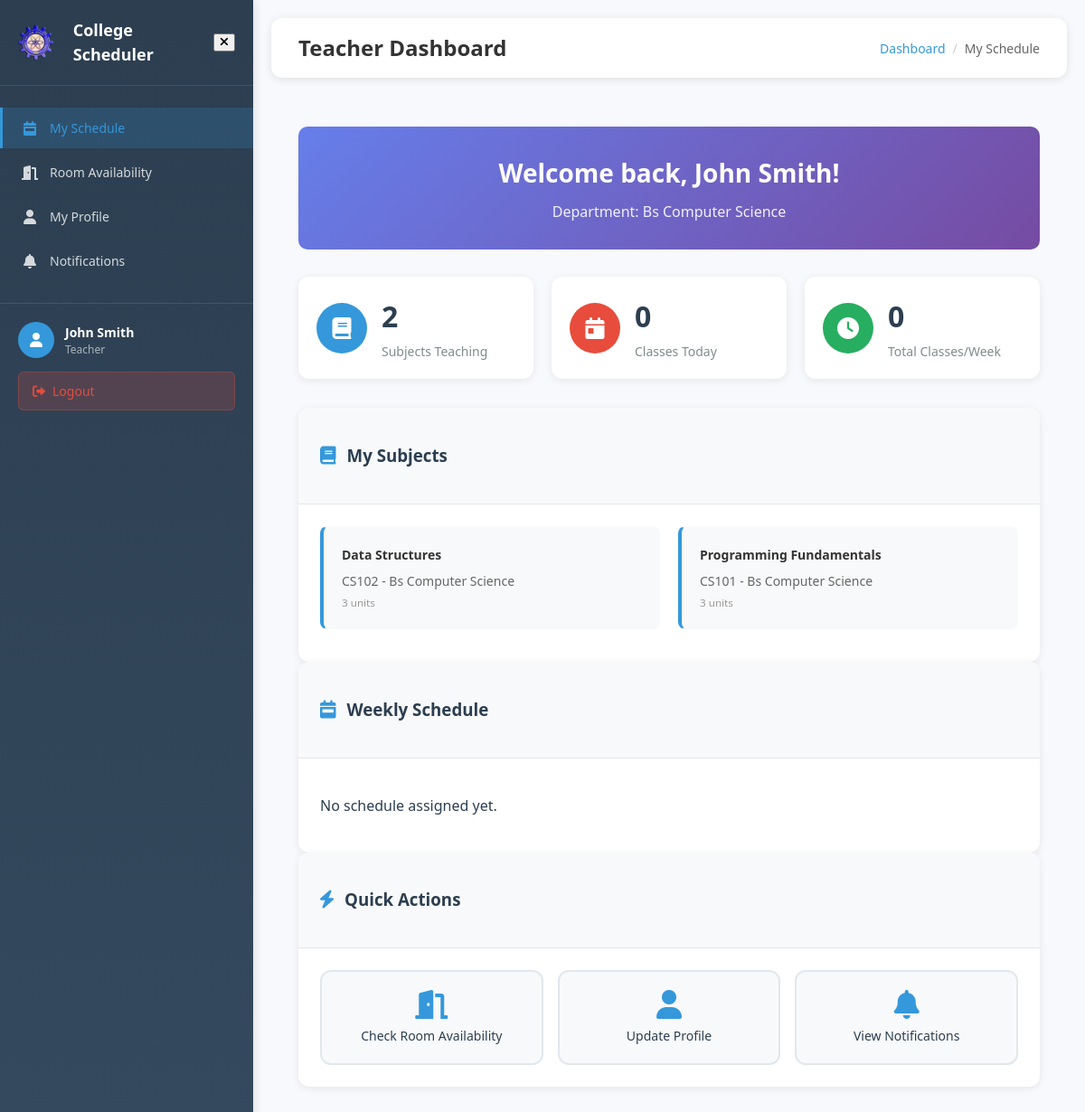
The page /teacher_dashboard.php (signed in) on the database its author committed.
### tables this page shows
CREATE TABLE IF NOT EXISTS teachers (
    id INT AUTO_INCREMENT PRIMARY KEY,
    username VARCHAR(50) UNIQUE NOT NULL,
    password VARCHAR(255) NOT NULL,
    first_name VARCHAR(50) NOT NULL,
    last_name VARCHAR(50) NOT NULL,
    email VARCHAR(100),
    department_id INT,
    employment_type ENUM('full_time', 'part_time') NOT NULL,
    monthly_hours INT DEFAULT 160,  
    daily_hours INT DEFAULT 8,      
    created_at TIMESTAMP DEFAULT CURRENT_TIMESTAMP,
    FOREIGN KEY (department_id) REFERENCES departments(id) ON DELETE SET NULL
);

CREATE TABLE IF NOT EXISTS departments (
    id INT AUTO_INCREMENT PRIMARY KEY,
    name VARCHAR(100) NOT NULL,
    created_at TIMESTAMP DEFAULT CURRENT_TIMESTAMP
);

CREATE TABLE IF NOT EXISTS subjects (
    id INT AUTO_INCREMENT PRIMARY KEY,
    name VARCHAR(100) NOT NULL,
    code VARCHAR(20) UNIQUE NOT NULL,
    department_id INT,
    course_id INT,
    year_level_id INT,
    units INT DEFAULT 3,
    hours_per_week INT DEFAULT 3,
    description TEXT,
    created_at TIMESTAMP DEFAULT CURRENT_TIMESTAMP,
    FOREIGN KEY (department_id) REFERENCES departments(id) ON DELETE CASCADE,
    FOREIGN KEY (course_id) REFERENCES courses(id) ON DELETE CASCADE,
    FOREIGN KEY (year_level_id) REFERENCES year_levels(id) ON DELETE CASCADE
);

### teacher_dashboard.php (the view, shortened to what this page needs)
<?php
require 'config.php';
require_once 'includes/sidebar_new.php';
$teacher_id = $_SESSION['teacher_id'];
$teacher = $mysqli->query("
    SELECT t.*, d.name as department_name
    FROM teachers t
    LEFT JOIN departments d ON t.department_id = d.id
    WHERE t.id = '$teacher_id'
")->fetch_assoc();
$teacherSubjects = $mysqli->query("
    SELECT s.*, d.name as department_name
    FROM subjects s
    LEFT JOIN departments d ON s.department_id = d.id
    LEFT JOIN teacher_subjects ts ON s.id = ts.subject_id
    WHERE ts.teacher_id = $teacher_id
    ORDER BY s.name
")->fetch_all(MYSQLI_ASSOC);
$schedule = $mysqli->query("
    SELECT s.*, sub.name as subject_name, sub.code as subject_code,
           r.name as room_name, r.location as room_location,
           sec.name as section_name
    FROM schedules s
    LEFT JOIN subjects sub ON s.subject_id = sub.id
    LEFT JOIN rooms r ON s.room_id = r.id
    LEFT JOIN sections sec ON s.section_id = sec.id
    WHERE s.teacher_id = $teacher_id
    ORDER BY
        CASE s.day_of_week
            WHEN 'Monday' THEN 1
            WHEN 'Tuesday' THEN 2
            WHEN 'Wednesday' THEN 3
            WHEN 'Thursday' THEN 4
            WHEN 'Friday' THEN 5
            WHEN 'Saturday' THEN 6
            WHEN 'Sunday' THEN 7
        END,
        s.start_time
")->fetch_all(MYSQLI_ASSOC);
$stats = [
    'subjects' => count($teacherSubjects),
    'classes_today' => 0,
    'total_hours' => 0
];
?>
<html lang="en">
<head>
    <link rel="stylesheet" href="styles.css">
    <link rel="stylesheet" href="includes/sidebar.css">
    <link href="https://cdnjs.cloudflare.com/ajax/libs/font-awesome/6.0.0/css/all.min.css" rel="stylesheet">
</head>
<body>
    <?php renderSidebar('teacher', 'schedule'); ?>
    <div class="main-content">
        <div class="top-navbar">
            <div class="navbar-left">
                <h1 class="page-title">Teacher Dashboard</h1>
            </div>
            <div class="navbar-right">
                <div class="breadcrumb">
                    <a href="teacher_dashboard.php">Dashboard</a>
                    <span class="breadcrumb-separator">/</span>
                    <span>My Schedule</span>
                </div>
            </div>
        </div>
        <div class="content-area">
            <div class="welcome-section">
                <h2>Welcome back, <?php echo htmlspecialchars($teacher['first_name'] . ' ' . $teacher['last_name']); ?>!</h2>
                <p>Department: <?php echo htmlspecialchars($teacher['department_name']); ?></p>
            </div>
            <div class="stats-grid">
                <div class="stat-card">
                    <div class="stat-icon">
                        <i class="fas fa-book"></i>
                    </div>
                    <div class="stat-content">
                        <h3><?php echo $stats['subjects']; ?></h3>
                        <p>Subjects Teaching</p>
                    </div>
                </div>
                <div class="stat-card">
                    <div class="stat-icon">
                        <i class="fas fa-calendar-day"></i>
                    </div>
                    <div class="stat-content">
                        <h3><?php echo $stats['classes_today']; ?></h3>
                        <p>Classes Today</p>
                    </div>
                </div>
                <div class="stat-card">
                    <div class="stat-icon">
                        <i class="fas fa-clock"></i>
                    </div>
                    <div class="stat-content">
                        <h3><?php echo $stats['total_hours']; ?></h3>
                        <p>Total Classes/Week</p>
                    </div>
                </div>
            </div>
            <div class="dashboard-card">
                <div class="card-header">
                    <i class="fas fa-book"></i>
                    <h3>My Subjects</h3>
                </div>
                <div class="card-content">
                    <?php if (empty($teacherSubjects)): ?>
                        <p>No subjects assigned yet.</p>
                    <?php else: ?>
                        <div class="subjects-grid">
                            <?php foreach ($teacherSubjects as $subject): ?>
                                <div class="subject-item">
                                    <div class="subject-info">
                                        <h4><?php echo htmlspecialchars($subject['name']); ?></h4>
                                        <p><?php echo htmlspecialchars($subject['code']); ?> - <?php echo htmlspecialchars($subject['department_name']); ?></p>
                                        <small><?php echo $subject['units']; ?> units</small>
                                    </div>
                                </div>
                            <?php endforeach; ?>
                        </div>
                    <?php endif; ?>
                </div>
            </div>
            <div class="dashboard-card">
                <div class="card-header">
                    <i class="fas fa-calendar-week"></i>
                    <h3>Weekly Schedule</h3>
                </div>
                <div class="card-content">
                    <?php if (empty($schedule)): ?>
                        <p>No schedule assigned yet.</p>
                    <?php endif; ?>
                </div>
            </div>
            <div class="dashboard-card">
                <div class="card-header">
                    <i class="fas fa-bolt"></i>
                    <h3>Quick Actions</h3>
                </div>
                <div class="card-content">
                    <div class="quick-actions">
                        <a href="teacher_rooms.php" class="action-btn">
                            <i class="fas fa-door-open"></i>
                            <span>Check Room Availability</span>
                        </a>
                        <a href="teacher_profile.php" class="action-btn">
                            <i class="fas fa-user"></i>
                            <span>Update Profile</span>
                        </a>
                        <a href="teacher_notifications.php" class="action-btn">
                            <i class="fas fa-bell"></i>
                            <span>View Notifications</span>
                        </a>
                    </div>
                </div>
            </div>
        </div>
    </div>
</body>
</html>

### includes/sidebar_new.php (shortened to what this page needs)
<?php
function renderSidebar($userType, $activePage = '') {
    $menuItems = getMenuItems($userType);
    ?>
    <div class="sidebar" id="sidebar" role="navigation" aria-label="Main navigation">
        <div class="sidebar-header">
            <div class="sidebar-logo">
                <div class="logo-icon" style="background-image: url('picture/hi.png'); background-size: cover; background-position: center; width: 40px; height: 40px; border-radius: 50%; margin-right: 10px; display: inline-block;"></div>
                <span class="logo-text">College Scheduler</span>
            </div>
            <button class="close-btn" id="closeSidebar" aria-label="Close menu">
                <i class="fas fa-times"></i>
            </button>
        </div>
        <nav class="sidebar-nav" aria-label="Sidebar navigation">
            <ul class="nav-list" role="menu">
                <?php foreach ($menuItems as $item): ?>
                    <li class="nav-item <?php echo ($activePage === $item['page']) ? 'active' : ''; ?>" role="none">
                        <a href="<?php echo $item['url']; ?>" class="nav-link" role="menuitem"
                           <?php echo ($activePage === $item['page']) ? 'aria-current="page"' : ''; ?>>
                            <i class="<?php echo $item['icon']; ?>" aria-hidden="true"></i>
                            <span class="nav-text"><?php echo $item['text']; ?></span>
                        </a>
                    </li>
                <?php endforeach; ?>
            </ul>
        </nav>
        <div class="sidebar-footer">
            <div class="user-info">
                <div class="user-avatar" aria-hidden="true">
                    <i class="fas fa-user"></i>
                </div>
                <div class="user-details">
                    <span class="user-name"><?php echo getUserName($userType); ?></span>
                    <span class="user-role"><?php echo ucfirst($userType); ?></span>
                </div>
            </div>
            <a href="logout.php" class="logout-btn" role="menuitem" onclick="return confirmLogout()">
                <i class="fas fa-sign-out-alt" aria-hidden="true"></i>
                <span>Logout</span>
            </a>
        </div>
    </div>
    <?php
}
function getMenuItems($userType) {
    switch ($userType) {
        case 'teacher':
            return [
                ['page' => 'schedule', 'text' => 'My Schedule', 'icon' => 'fas fa-calendar-week', 'url' => 'teacher_dashboard.php'],
                ['page' => 'rooms', 'text' => 'Room Availability', 'icon' => 'fas fa-door-open', 'url' => 'teacher_rooms.php'],
                ['page' => 'profile', 'text' => 'My Profile', 'icon' => 'fas fa-user', 'url' => 'teacher_profile.php'],
                ['page' => 'notifications', 'text' => 'Notifications', 'icon' => 'fas fa-bell', 'url' => 'teacher_notifications.php']
            ];
    }
}
function getUserName($userType) {
    switch ($userType) {
        case 'teacher':
            if (isset($_SESSION['teacher_id'])) {
                global $mysqli;
                $stmt = $mysqli->prepare("SELECT first_name, last_name FROM teachers WHERE id = ?");
                $stmt->bind_param("i", $_SESSION['teacher_id']);
                $stmt->execute();
                $stmt->bind_result($first_name, $last_name);
                if ($stmt->fetch()) {
                    return $first_name . ' ' . $last_name;
                }
            }
            return 'Teacher';
    }
}
?>

### styles.css (style rules this page uses)
:root { --primary-color: #3498db; --success-color: #27ae60; --danger-color: #e74c3c; --warning-color: #f39c12; --info-color: #3498db; --secondary-color: #95a5a6; --background-color: #f8f9fa; --text-color: #2c3e50; --muted-text: #7f8c8d; --white: #ffffff; --shadow: 0 2px 10px rgba(0,0,0,0.08); --border-color: #e1e8ed; --hover-shadow: 0 4px 20px rgba(0,0,0,0.12); --transition: all 0.2s cubic-bezier(0.4, 0, 0.2, 1); --body-bg: #f8f9fc; --border-radius: 12px; --font-size-base: 14px; --hover-lift: translateY(-2px); }
* { box-sizing: border-box; }
body { font-family: 'Segoe UI', Tahoma, Geneva, Verdana, sans-serif; background-color: var(--body-bg); color: var(--text-color); margin: 0; padding: 0; display: flex; min-height: 100vh; line-height: 1.5; }
.main-content { flex-grow: 1; padding: 20px; overflow-y: auto; background-color: var(--body-bg); margin-left: 280px; min-height: 100vh; transition: margin-left 0.3s ease; }
.top-navbar { display: flex; justify-content: space-between; align-items: center; background: var(--white); padding: 16px 24px; box-shadow: var(--shadow); margin-bottom: 24px; border-radius: var(--border-radius); }
.navbar-left { display: flex; align-items: center; gap: 16px; }
.page-title { margin: 0; font-size: 1.75rem; font-weight: 600; color: var(--text-color); }
.navbar-right { display: flex; align-items: center; }
.breadcrumb { display: flex; align-items: center; font-size: var(--font-size-base); color: var(--muted-text); gap: 8px; }
.breadcrumb a { color: var(--primary-color); text-decoration: none; transition: var(--transition); }
.breadcrumb-separator { color: var(--border-color); }
.content-area { max-width: 1200px; margin: 0 auto; }
.stats-grid { display: grid; grid-template-columns: repeat(auto-fit, minmax(200px, 1fr)); gap: 20px; margin-bottom: 32px; }
.stat-card { background: var(--white); border-radius: var(--border-radius); padding: 20px; box-shadow: var(--shadow); display: flex; align-items: center; gap: 16px; transition: var(--transition); }
.stat-icon { width: 56px; height: 56px; border-radius: 50%; display: flex; align-items: center; justify-content: center; font-size: 24px; color: var(--white); flex-shrink: 0; }
.stat-card:nth-child(1) .stat-icon { background: var(--primary-color); }
.stat-card:nth-child(2) .stat-icon { background: var(--danger-color); }
.stat-card:nth-child(3) .stat-icon { background: var(--success-color); }
.stat-content h3 { font-size: 2rem; font-weight: 700; margin: 0 0 4px 0; color: var(--text-color); }
.stat-content p { margin: 0; color: var(--muted-text); font-size: var(--font-size-base); font-weight: 500; }
.dashboard-card { background: var(--white); border-radius: var(--border-radius); box-shadow: var(--shadow); overflow: hidden; transition: var(--transition); }
.card-header { display: flex; align-items: center; gap: 12px; padding: 20px 24px; background: var(--background-color); border-bottom: 1px solid var(--border-color); }
.card-header i { color: var(--primary-color); font-size: 20px; flex-shrink: 0; }
.card-content { padding: 24px; }
.quick-actions { display: grid; grid-template-columns: repeat(auto-fit, minmax(150px, 1fr)); gap: 16px; }
.action-btn { display: flex; flex-direction: column; align-items: center; gap: 8px; padding: 20px; background: var(--background-color); border: 2px solid var(--border-color); border-radius: var(--border-radius); text-decoration: none; color: var(--text-color); transition: var(--transition); text-align: center; }
.action-btn i { font-size: 32px; color: var(--primary-color); }
.action-btn span { font-weight: 500; font-size: var(--font-size-base); }
.subject-item { display: flex; align-items: flex-start; margin-bottom: 12px; padding: 12px; border-radius: 8px; transition: var(--transition); cursor: pointer; border: 1px solid transparent; }
.subject-info { flex: 1; font-size: var(--font-size-base); }
.subject-info small { color: var(--muted-text); display: block; margin-top: 4px; }

### rows shown on the page
teachers: getUserName($userType) "John Smith", first_name+last_name "John Smith", department.name "Bs Computer Science"
subjects: name "Data Structures", code "CS102", department.name "Bs Computer Science", units "3"
subjects: name "Programming Fundamentals", code "CS101", department.name "Bs Computer Science", units "3"

### other values the page prints
$item['text'] "My Schedule"
$item['text'] "Room Availability"
$item['text'] "My Profile"
$item['text'] "Notifications"
$userType "Teacher"
$stats['subjects'] "2"
$stats['classes_today'] "0"
$stats['total_hours'] "0"
